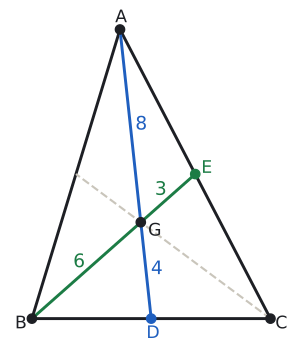

Python code for this plot:
import sys; sys.path.insert(0, "tools")
from cizim import *

# Kenarortaylar |AD| = 12, |BE| = 9 (üçüncüsü 10) olacak biçimde gerçek ölçülü üçgen.
ma, mb, mc = 12, 9, 10
a = 2 / 3 * np.sqrt(2 * mb**2 + 2 * mc**2 - ma**2)
b = 2 / 3 * np.sqrt(2 * ma**2 + 2 * mc**2 - mb**2)
c = 2 / 3 * np.sqrt(2 * ma**2 + 2 * mb**2 - mc**2)
B = np.array([0.0, 0.0]); C = np.array([a, 0.0])
x = (c**2 - b**2 + a**2) / (2 * a); A = np.array([x, np.sqrt(c**2 - x**2)])
D, E, F = (B + C) / 2, (A + C) / 2, (A + B) / 2
G = (A + B + C) / 3
L = lambda P, Q: np.linalg.norm(P - Q)
print("AD", L(A, D), "AG", L(A, G), "GD", L(G, D), "BE", L(B, E), "BG", L(B, G), "GE", L(G, E))

def etiket(P, Q, t, renk, d=0.45, yan=1):
    M = (P + Q) / 2; u = (Q - P) / L(P, Q); v = yan * np.array([-u[1], u[0]])
    ax.text(*(M + d * v), t, color=renk, fontsize=14, ha="center", va="center")

fig, ax = sekil(6, 4.6)
ax.set_aspect("equal"); ax.axis("off")
ax.plot(*zip(A, B, C, A), color=YAZI)
ax.plot(*zip(C, F), color=CIZGI, lw=1.6, ls="--")
ax.plot(*zip(A, D), color=MAVI); ax.plot(*zip(B, E), color=YESIL)
nokta(ax, *A, "A", dx=-0.2, dy=0.3); nokta(ax, *B, "B", dx=-0.7, dy=-0.4); nokta(ax, *C, "C", dx=0.2, dy=-0.4)
nokta(ax, *D, "D", dx=-0.2, dy=-0.8, renk=MAVI); nokta(ax, *E, "E", dx=0.25, dy=0.05, renk=YESIL)
nokta(ax, *G, "G", dx=0.3, dy=-0.55)
etiket(A, G, "8", MAVI, yan=1); etiket(G, D, "4", MAVI, yan=1)
etiket(B, G, "6", YESIL, yan=1); etiket(G, E, "3", YESIL, yan=1)
ax.set_xlim(-1.0, a + 0.8); ax.set_ylim(-1.2, A[1] + 0.9)
kaydet(fig, __file__)
